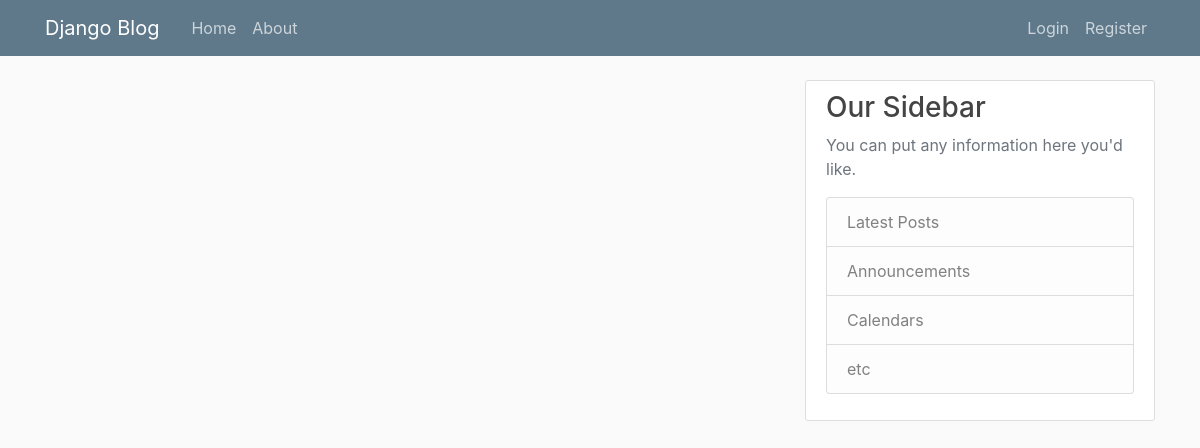
Before: / with the older database file.
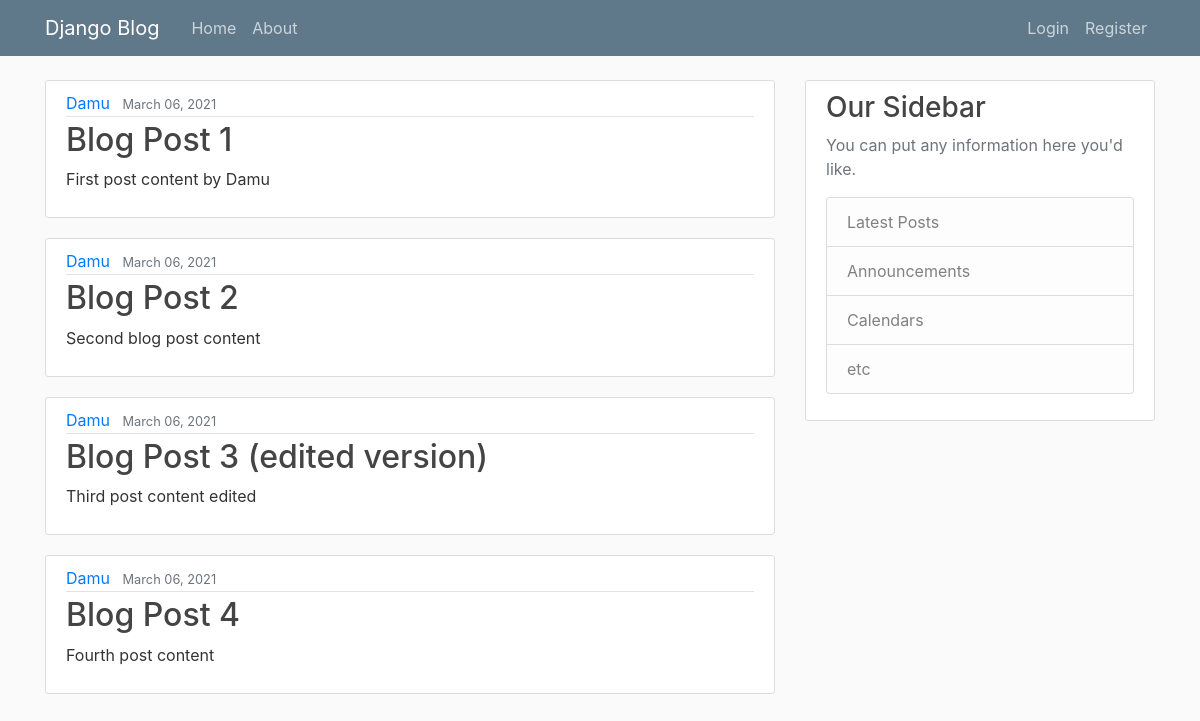
After: the same page with the newer database file.
### blog_app/models.py (models this page shows, shortened)
class Post(models.Model):
    author = models.ForeignKey(User , on_delete=models.CASCADE)
    content = models.TextField()
    title = models.CharField(max_length=100)
    date_posted = models.DateTimeField(default=timezone.now)

### blog_app/views.py (the view)
# urls.py: path('', views.home,name='blog-home'),
def home(request):
    context={
        'posts' : Post.objects.all()
    }
    return render(request,"blog_app/home.html",context)

### blog_app/templates/blog_app/home.html
{% extends "blog_app/base.html" %}
{% block content %}
{% for post in posts %}
    <article class="media content-section">
      <div class="media-body">
        <div class="article-metadata">
          <a class="mr-2" href="#">{{ post.author }}</a>
          <small class="text-muted">{{ post.date_posted|date:"F d, Y" }}</small>
        </div>
        <h2><a class="article-title" href="#">{{ post.title }}</a></h2>
        <p class="article-content">{{ post.content }}</p>
      </div>
    </article>
{% endfor %}
{% endblock content %}

### blog_app/templates/blog_app/base.html (shortened to what this page needs)
{% load static %}
<!DOCTYPE html>
<html lang="en">
<head>
    <link rel="stylesheet" href="https://maxcdn.bootstrapcdn.com/bootstrap/4.0.0/css/bootstrap.min.css">
    <link  rel="stylesheet" type="text/css" href="{% static "blog_app/main.css" %}">
</head>
<body>
        <header class="site-header">
          <nav class="navbar navbar-expand-md navbar-dark bg-steel fixed-top">
            <div class="container">
              <a class="navbar-brand mr-4" href="/">Django Blog</a>
              <div class="collapse navbar-collapse" id="navbarToggle">
                <div class="navbar-nav mr-auto">
                  <a class="nav-item nav-link" href="/">Home</a>
                  <a class="nav-item nav-link" href="/about">About</a>
                </div>
                <div class="navbar-nav">
                  <a class="nav-item nav-link" href="#">Login</a>
                  <a class="nav-item nav-link" href="#">Register</a>
                </div>
              </div>
            </div>
          </nav>
        </header>
         <main role="main" class="container">
              <div class="row">
                <div class="col-md-8">
                  {% block content %}{% endblock %}
                </div>
                <div class="col-md-4">
                  <div class="content-section">
                    <h3>Our Sidebar</h3>
                    <p class='text-muted'>You can put any information here you'd like.
                      <ul class="list-group">
                        <li class="list-group-item list-group-item-light">Latest Posts</li>
                        <li class="list-group-item list-group-item-light">Announcements</li>
                        <li class="list-group-item list-group-item-light">Calendars</li>
                        <li class="list-group-item list-group-item-light">etc</li>
                      </ul>
                    </p>
                  </div>
                </div>
              </div>
            </main>
</body>
</html>

### blog_app/static/blog_app/main.css (style rules this page uses)
body { background: #fafafa; color: #333333; margin-top: 5rem; }
h1, h2, h3, h4, h5, h6 { color: #444444; }
ul { margin: 0; }
.bg-steel { background-color: #5f788a; }
.site-header .navbar-nav .nav-link { color: #cbd5db; }
.content-section { background: #ffffff; padding: 10px 20px; border: 1px solid #dddddd; border-radius: 3px; margin-bottom: 20px; }
.article-title { color: #444444; }
.article-content { white-space: pre-line; }
.article-metadata { padding-bottom: 1px; margin-bottom: 4px; border-bottom: 1px solid #e3e3e3 }

Changed rows visible on the page:
added Post: author "Damu", date_posted "March 06, 2021", title "Blog Post 1", content "First post content by Damu"
added Post: author "Damu", date_posted "March 06, 2021", title "Blog Post 2", content "Second blog post content"
added Post: author "Damu", date_posted "March 06, 2021", title "Blog Post 3 (edited version)", content "Third post content edited"
added Post: author "Damu", date_posted "March 06, 2021", title "Blog Post 4", content "Fourth post content"
